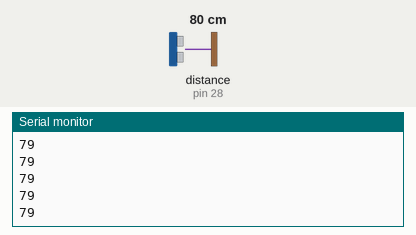
Simulated run of this sketch. Board: Teensy 4. On the bench: the last lines printed to the serial monitor. Wiring (inferred from the names in the program): ultrasonic range finder: trigger pin 29; echo pin 28. The test bench sets the inputs (shaded band); at power-on: distance to the obstacle (sensor on pin 28) 80 cm. The echo pulse lasts 58.3 µs per cm.

Above: at 1.2 s.
1.3 s: distance to the obstacle (sensor on pin 28) set to 2 cm
At 1.8 s:
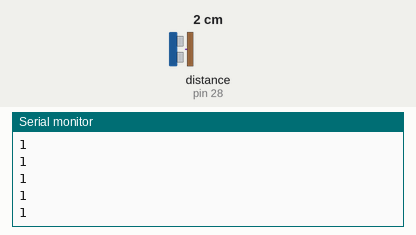
2.8 s: distance to the obstacle (sensor on pin 28) set to 4 cm
At 3.5 s:
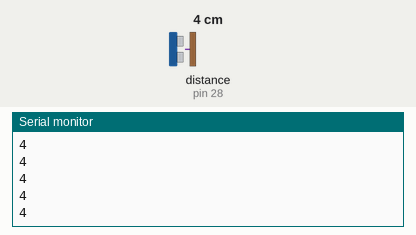
Timing chart, 0 to 4.0 s (numbered marks = the images above; inputs shaded):
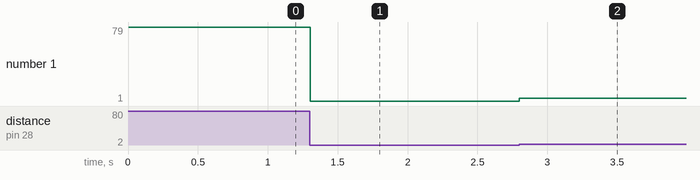

Measured:
- after the input at 1.3 s, the serial monitor: prints a new line at once (image 1)
- after the input at 2.8 s, the serial monitor: prints a new line at once (image 2)
- plotted number 1: 79 → 1 after the input at 1.3 s, 1 → 4 after the input at 2.8 s

The sketch:

uart_send.ino
```cpp
const int NUM_SENSORS = 1;
int distances[NUM_SENSORS];

// bot
// int trigPins[NUM_SENSORS] = {20, 14, 13, 40, 37, 33, 27, 30, 4, 28, 6, 23};
// int echoPins[NUM_SENSORS] = {21, 15, 12, 41, 36, 32, 26, 31, 5, 29, 7, 22};

// int trigPins[NUM_SENSORS] = {34, 8, 31, 10}; //front, left, back, right
// int echoPins[NUM_SENSORS] = {33, 7, 30, 11};

// int trigPins[NUM_SENSORS] = {25, 37, 8};// front, back, right
// int echoPins[NUM_SENSORS] = {26, 38,  7};

int trigPins[NUM_SENSORS] = {29};// back, right
int echoPins[NUM_SENSORS] = {28};

float alpha = 0.2;

static inline void enableCycleCounter() {
  ARM_DEMCR |= ARM_DEMCR_TRCENA;
  ARM_DWT_CTRL |= ARM_DWT_CTRL_CYCCNTENA;
}


void setup() {
  Serial.begin(115200);      // USB Serial for monitoring
  Serial1.begin(115200);   // UART to other Teensy

  // delay(100);
  Serial.println("Sender Readyyyy");
    for (int i = 0; i < NUM_SENSORS; i++) {
    pinMode(trigPins[i], OUTPUT);
    pinMode(echoPins[i], INPUT);
    digitalWrite(trigPins[i], LOW);


  }

  enableCycleCounter();
}

uint32_t pulseInFast(uint8_t pin, bool state, uint32_t timeout_us)
{
  const uint32_t timeout_cycles = timeout_us * 600; // 600 MHz
  uint32_t start = ARM_DWT_CYCCNT;

  // Wait for any previous pulse to end
  while (digitalReadFast(pin) == state) {
    if ((ARM_DWT_CYCCNT - start) > timeout_cycles)
      return 0;
  }

  // Wait for pulse to start
  while (digitalReadFast(pin) != state) {
    if ((ARM_DWT_CYCCNT - start) > timeout_cycles)
      return 0;
  }

  // Pulse started
  uint32_t rise = ARM_DWT_CYCCNT;

  // Wait for pulse to end
  while (digitalReadFast(pin) == state) {
    if ((ARM_DWT_CYCCNT - rise) > timeout_cycles)
      return 0;
  }

  uint32_t fall = ARM_DWT_CYCCNT;

  // Convert cycles → microseconds
  return (fall - rise) / 600;
}

void loop() {
     for (int i = 0; i < NUM_SENSORS; i++) {
    distances[i] = readUltrasonic(trigPins[i], echoPins[i]);
    // delayMicroseconds(150);
  }

  // Create comma-separated string and send
  String dataString = "";
  for (int i = 0; i < NUM_SENSORS; i++) {
    dataString += String(distances[i]);
    if (i < NUM_SENSORS - 1) {
      dataString += ",";
    }

  }
  // dataString += "hi";

  Serial1.println(dataString);  // Send string with newline

  // Optional: Debug print
  Serial.println(dataString);

  // delay(1000);  // Send every 1 second
}
int readUltrasonic(int trigPin, int echoPin) {
  digitalWrite(trigPin, LOW);
  delayMicroseconds(2);
  digitalWrite(trigPin, HIGH);
  delayMicroseconds(500);
  digitalWrite(trigPin, LOW);

  long duration = pulseInFast(echoPin, HIGH,200000);
  // long duration = pulseIn(echoPin, HIGH);
  // Serial.printf("duration: %d\t", duration);
  // Serial.printf("duration2: %d\n", duration);
  // return 1;
  if (duration == 0) {
    return -1; // no echo
  }

  int distance = duration * 0.0343 / 2; // cm

  return distance;
}
```
